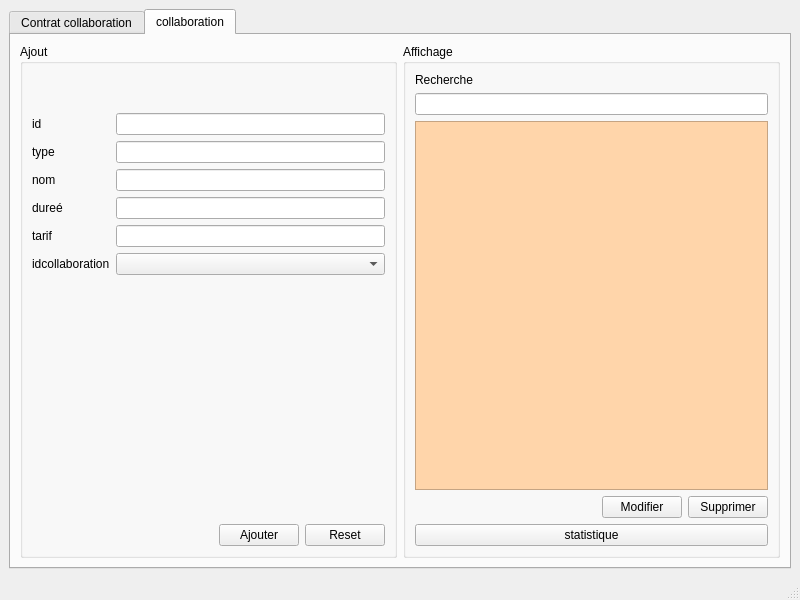
<?xml version="1.0" encoding="UTF-8"?>
<ui version="4.0">
 <class>MainWindow</class>
 <widget class="QMainWindow" name="MainWindow">
  <property name="geometry">
   <rect>
    <x>0</x>
    <y>0</y>
    <width>800</width>
    <height>600</height>
   </rect>
  </property>
  <property name="windowTitle">
   <string>MainWindow</string>
  </property>
  <widget class="QWidget" name="centralwidget">
   <layout class="QHBoxLayout" name="horizontalLayout">
    <item>
     <widget class="QTabWidget" name="gestioncollaboration">
      <property name="currentIndex">
       <number>1</number>
      </property>
      <widget class="QWidget" name="tab">
       <attribute name="title">
        <string>Contrat collaboration</string>
       </attribute>
       <layout class="QHBoxLayout" name="horizontalLayout_3">
        <item>
         <layout class="QVBoxLayout" name="verticalLayout_5">
          <item>
           <widget class="QGroupBox" name="groupBox">
            <property name="title">
             <string>Ajout</string>
            </property>
            <layout class="QVBoxLayout" name="verticalLayout_7">
             <item>
              <spacer name="horizontalSpacer_3">
               <property name="orientation">
                <enum>Qt::Horizontal</enum>
               </property>
               <property name="sizeHint" stdset="0">
                <size>
                 <width>40</width>
                 <height>20</height>
                </size>
               </property>
              </spacer>
             </item>
             <item>
              <spacer name="horizontalSpacer_2">
               <property name="orientation">
                <enum>Qt::Horizontal</enum>
               </property>
               <property name="sizeHint" stdset="0">
                <size>
                 <width>40</width>
                 <height>20</height>
                </size>
               </property>
              </spacer>
             </item>
             <item>
              <layout class="QVBoxLayout" name="verticalLayout_6">
               <item>
                <layout class="QFormLayout" name="formLayout_3">
                 <item row="0" column="1">
                  <widget class="QLineEdit" name="lineEdit"/>
                 </item>
                 <item row="1" column="0">
                  <widget class="QLabel" name="label_6">
                   <property name="text">
                    <string>nom</string>
                   </property>
                  </widget>
                 </item>
                 <item row="1" column="1">
                  <widget class="QLineEdit" name="lineEdit_2"/>
                 </item>
                 <item row="2" column="0">
                  <widget class="QLabel" name="label_5">
                   <property name="text">
                    <string>prenom</string>
                   </property>
                  </widget>
                 </item>
                 <item row="2" column="1">
                  <widget class="QLineEdit" name="lineEdit_3"/>
                 </item>
                 <item row="3" column="0">
                  <widget class="QLabel" name="label_4">
                   <property name="text">
                    <string>telephone</string>
                   </property>
                  </widget>
                 </item>
                 <item row="3" column="1">
                  <widget class="QLineEdit" name="lineEdit_4"/>
                 </item>
                 <item row="4" column="0">
                  <widget class="QLabel" name="label_3">
                   <property name="text">
                    <string>adresse</string>
                   </property>
                  </widget>
                 </item>
                 <item row="4" column="1">
                  <widget class="QLineEdit" name="lineEdit_5"/>
                 </item>
                 <item row="5" column="0">
                  <widget class="QLabel" name="label">
                   <property name="text">
                    <string>email</string>
                   </property>
                  </widget>
                 </item>
                 <item row="0" column="0">
                  <widget class="QLabel" name="label_2">
                   <property name="text">
                    <string>idcollaborateur</string>
                   </property>
                  </widget>
                 </item>
                 <item row="5" column="1">
                  <widget class="QLineEdit" name="lineEdit_12"/>
                 </item>
                </layout>
               </item>
              </layout>
             </item>
             <item>
              <spacer name="verticalSpacer">
               <property name="orientation">
                <enum>Qt::Vertical</enum>
               </property>
               <property name="sizeHint" stdset="0">
                <size>
                 <width>20</width>
                 <height>40</height>
                </size>
               </property>
              </spacer>
             </item>
             <item>
              <layout class="QHBoxLayout" name="horizontalLayout_7">
               <item>
                <spacer name="horizontalSpacer_4">
                 <property name="orientation">
                  <enum>Qt::Horizontal</enum>
                 </property>
                 <property name="sizeHint" stdset="0">
                  <size>
                   <width>40</width>
                   <height>20</height>
                  </size>
                 </property>
                </spacer>
               </item>
               <item>
                <widget class="QPushButton" name="pushButton">
                 <property name="text">
                  <string>Ajouter</string>
                 </property>
                </widget>
               </item>
               <item>
                <widget class="QPushButton" name="pushButton_5">
                 <property name="text">
                  <string>Reset</string>
                 </property>
                </widget>
               </item>
              </layout>
             </item>
            </layout>
           </widget>
          </item>
         </layout>
        </item>
        <item>
         <layout class="QVBoxLayout" name="verticalLayout_2">
          <item>
           <widget class="QGroupBox" name="groupBox_2">
            <property name="title">
             <string>Affichage</string>
            </property>
            <layout class="QVBoxLayout" name="verticalLayout_14">
             <item>
              <layout class="QVBoxLayout" name="verticalLayout_13">
               <item>
                <widget class="QLabel" name="label_7">
                 <property name="text">
                  <string>Recherche</string>
                 </property>
                </widget>
               </item>
               <item>
                <widget class="QLineEdit" name="lineEdit_6"/>
               </item>
               <item>
                <widget class="QLabel" name="label_16">
                 <property name="text">
                  <string>Trier </string>
                 </property>
                </widget>
               </item>
               <item>
                <widget class="QComboBox" name="comboBox_2"/>
               </item>
               <item>
                <widget class="QTableView" name="tableView">
                 <property name="styleSheet">
                  <string notr="true">background-color: rgb(202, 255, 190);
background-color: rgb(255, 217, 170);</string>
                 </property>
                </widget>
               </item>
              </layout>
             </item>
             <item>
              <layout class="QHBoxLayout" name="horizontalLayout_4">
               <item>
                <spacer name="horizontalSpacer">
                 <property name="orientation">
                  <enum>Qt::Horizontal</enum>
                 </property>
                 <property name="sizeHint" stdset="0">
                  <size>
                   <width>40</width>
                   <height>20</height>
                  </size>
                 </property>
                </spacer>
               </item>
               <item>
                <widget class="QPushButton" name="pushButton_3">
                 <property name="text">
                  <string>Modifier</string>
                 </property>
                </widget>
               </item>
               <item>
                <widget class="QPushButton" name="pushButton_4">
                 <property name="text">
                  <string>Supprimer</string>
                 </property>
                </widget>
               </item>
              </layout>
             </item>
             <item>
              <widget class="QPushButton" name="pushButton_2">
               <property name="text">
                <string>envoyer mail</string>
               </property>
              </widget>
             </item>
            </layout>
           </widget>
          </item>
         </layout>
        </item>
       </layout>
      </widget>
      <widget class="QWidget" name="tab_2">
       <attribute name="title">
        <string>collaboration</string>
       </attribute>
       <layout class="QHBoxLayout" name="horizontalLayout_9">
        <item>
         <layout class="QVBoxLayout" name="verticalLayout_16">
          <item>
           <widget class="QGroupBox" name="groupBox_3">
            <property name="title">
             <string>Ajout</string>
            </property>
            <layout class="QVBoxLayout" name="verticalLayout_25">
             <item>
              <spacer name="horizontalSpacer_6">
               <property name="orientation">
                <enum>Qt::Horizontal</enum>
               </property>
               <property name="sizeHint" stdset="0">
                <size>
                 <width>40</width>
                 <height>20</height>
                </size>
               </property>
              </spacer>
             </item>
             <item>
              <spacer name="horizontalSpacer_5">
               <property name="orientation">
                <enum>Qt::Horizontal</enum>
               </property>
               <property name="sizeHint" stdset="0">
                <size>
                 <width>40</width>
                 <height>20</height>
                </size>
               </property>
              </spacer>
             </item>
             <item>
              <layout class="QVBoxLayout" name="verticalLayout_22">
               <item>
                <layout class="QFormLayout" name="formLayout_4">
                 <item row="0" column="0">
                  <widget class="QLabel" name="label_8">
                   <property name="text">
                    <string>id</string>
                   </property>
                  </widget>
                 </item>
                 <item row="0" column="1">
                  <widget class="QLineEdit" name="lineEdit_7"/>
                 </item>
                 <item row="1" column="0">
                  <widget class="QLabel" name="label_11">
                   <property name="text">
                    <string>type</string>
                   </property>
                  </widget>
                 </item>
                 <item row="1" column="1">
                  <widget class="QLineEdit" name="lineEdit_8"/>
                 </item>
                 <item row="2" column="0">
                  <widget class="QLabel" name="label_12">
                   <property name="text">
                    <string>nom</string>
                   </property>
                  </widget>
                 </item>
                 <item row="2" column="1">
                  <widget class="QLineEdit" name="lineEdit_9"/>
                 </item>
                 <item row="3" column="0">
                  <widget class="QLabel" name="label_14">
                   <property name="text">
                    <string>dureé</string>
                   </property>
                  </widget>
                 </item>
                 <item row="3" column="1">
                  <widget class="QLineEdit" name="lineEdit_10"/>
                 </item>
                 <item row="4" column="0">
                  <widget class="QLabel" name="label_13">
                   <property name="text">
                    <string>tarif</string>
                   </property>
                  </widget>
                 </item>
                 <item row="4" column="1">
                  <widget class="QLineEdit" name="lineEdit_11"/>
                 </item>
                 <item row="7" column="0">
                  <widget class="QLabel" name="label_10">
                   <property name="text">
                    <string/>
                   </property>
                  </widget>
                 </item>
                 <item row="5" column="0">
                  <widget class="QLabel" name="label_9">
                   <property name="text">
                    <string>idcollaboration</string>
                   </property>
                  </widget>
                 </item>
                 <item row="5" column="1">
                  <widget class="QComboBox" name="comboBox_3"/>
                 </item>
                </layout>
               </item>
              </layout>
             </item>
             <item>
              <spacer name="verticalSpacer_2">
               <property name="orientation">
                <enum>Qt::Vertical</enum>
               </property>
               <property name="sizeHint" stdset="0">
                <size>
                 <width>20</width>
                 <height>40</height>
                </size>
               </property>
              </spacer>
             </item>
             <item>
              <layout class="QHBoxLayout" name="horizontalLayout_10">
               <item>
                <spacer name="horizontalSpacer_7">
                 <property name="orientation">
                  <enum>Qt::Horizontal</enum>
                 </property>
                 <property name="sizeHint" stdset="0">
                  <size>
                   <width>40</width>
                   <height>20</height>
                  </size>
                 </property>
                </spacer>
               </item>
               <item>
                <widget class="QPushButton" name="pushButton_10">
                 <property name="text">
                  <string>Ajouter</string>
                 </property>
                </widget>
               </item>
               <item>
                <widget class="QPushButton" name="pushButton_6">
                 <property name="text">
                  <string>Reset</string>
                 </property>
                </widget>
               </item>
              </layout>
             </item>
            </layout>
           </widget>
          </item>
         </layout>
        </item>
        <item>
         <layout class="QVBoxLayout" name="verticalLayout_15">
          <item>
           <widget class="QGroupBox" name="groupBox_4">
            <property name="title">
             <string>Affichage</string>
            </property>
            <layout class="QVBoxLayout" name="verticalLayout_28">
             <item>
              <layout class="QVBoxLayout" name="verticalLayout_27">
               <item>
                <widget class="QLabel" name="label_15">
                 <property name="text">
                  <string>Recherche</string>
                 </property>
                </widget>
               </item>
               <item>
                <widget class="QLineEdit" name="lineEdit_14"/>
               </item>
               <item>
                <widget class="QTableView" name="tableView_2">
                 <property name="styleSheet">
                  <string notr="true">background-color: rgb(202, 255, 190);
background-color: rgb(255, 213, 170);</string>
                 </property>
                </widget>
               </item>
              </layout>
             </item>
             <item>
              <layout class="QHBoxLayout" name="horizontalLayout_13">
               <item>
                <spacer name="horizontalSpacer_8">
                 <property name="orientation">
                  <enum>Qt::Horizontal</enum>
                 </property>
                 <property name="sizeHint" stdset="0">
                  <size>
                   <width>40</width>
                   <height>20</height>
                  </size>
                 </property>
                </spacer>
               </item>
               <item>
                <widget class="QPushButton" name="pushButton_8">
                 <property name="text">
                  <string>Modifier</string>
                 </property>
                </widget>
               </item>
               <item>
                <widget class="QPushButton" name="pushButton_9">
                 <property name="text">
                  <string>Supprimer</string>
                 </property>
                </widget>
               </item>
              </layout>
             </item>
             <item>
              <widget class="QPushButton" name="pushButton_11">
               <property name="text">
                <string>statistique</string>
               </property>
              </widget>
             </item>
            </layout>
           </widget>
          </item>
         </layout>
        </item>
       </layout>
      </widget>
     </widget>
    </item>
   </layout>
  </widget>
  <widget class="QMenuBar" name="menubar">
   <property name="geometry">
    <rect>
     <x>0</x>
     <y>0</y>
     <width>800</width>
     <height>22</height>
    </rect>
   </property>
  </widget>
  <widget class="QStatusBar" name="statusbar"/>
 </widget>
 <resources/>
 <connections/>
</ui>
